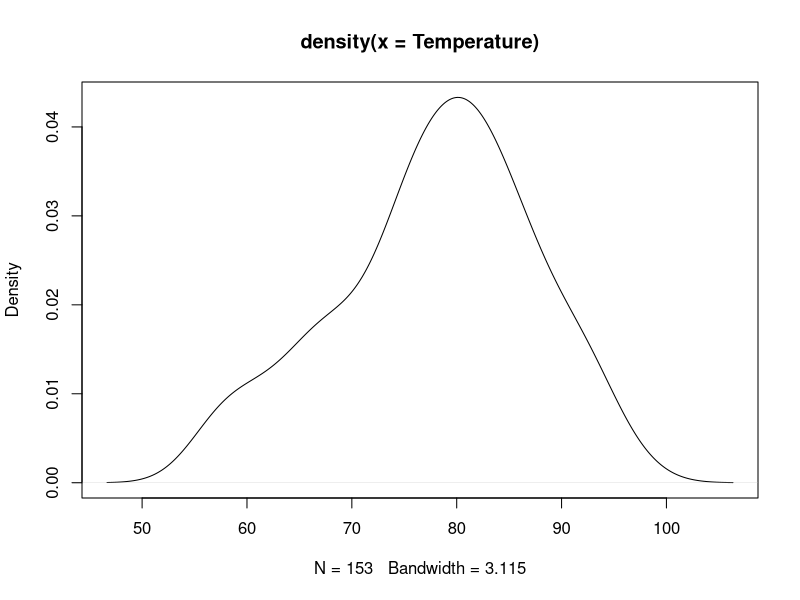
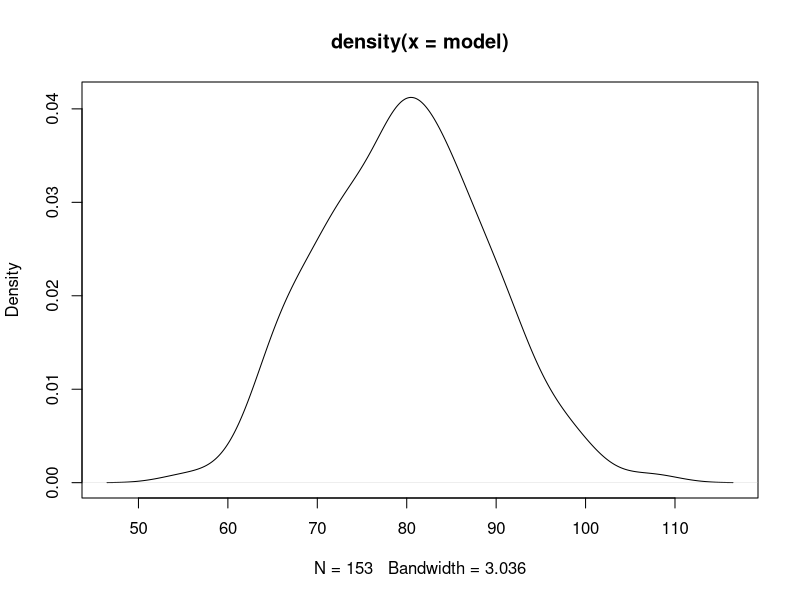

These figures' R source, in order:
## ---- chunk 1

with(airquality,tapply(Temp,Month,mean))
Temperature<- airquality$Temp

model <-rnorm(153,mean(Temperature),sd(Temperature))
 

plot(density(Temperature))

plot(density(model))

## ---- chunk 2
set.seed(3)
